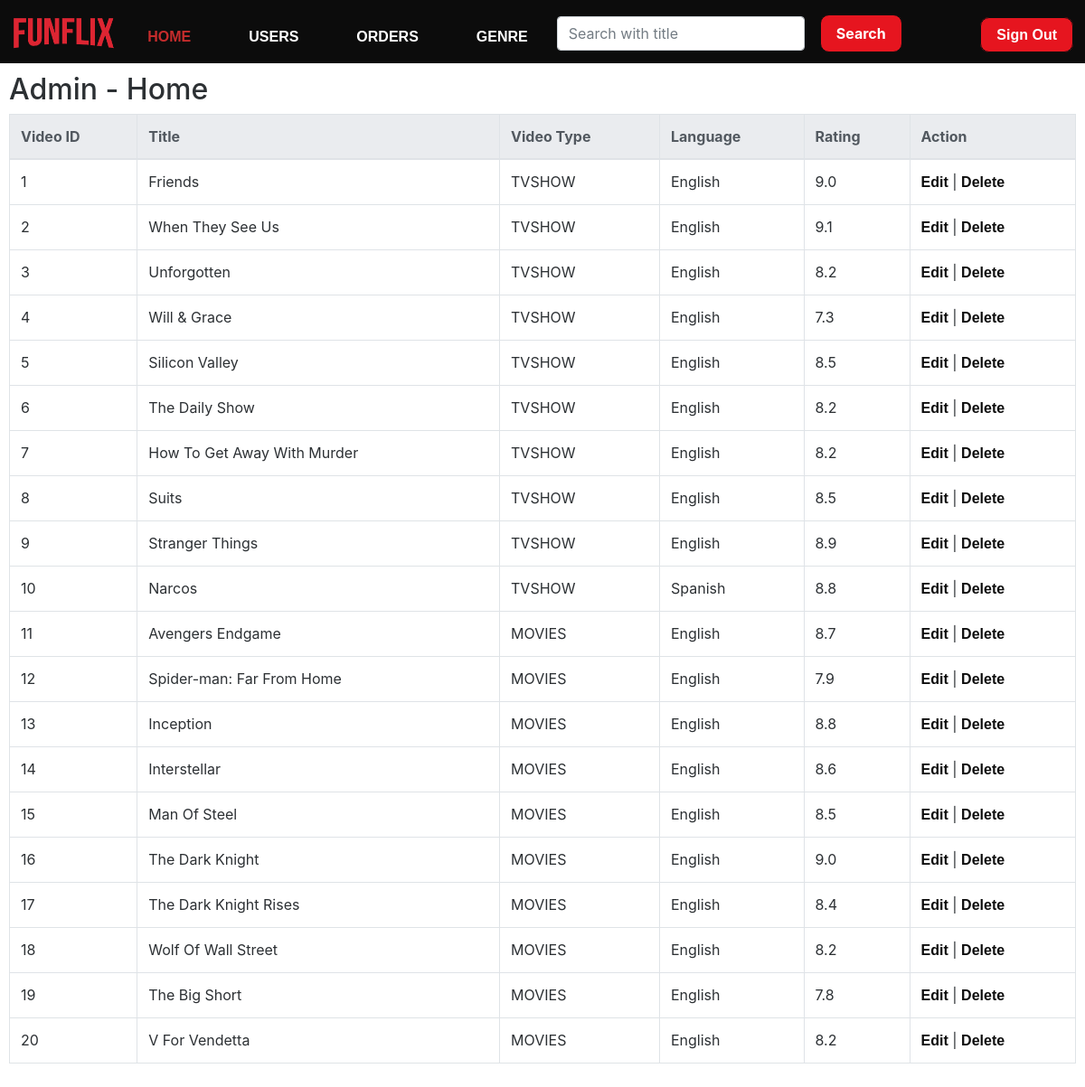
/admin/admin.php, run on the app's committed database.
### tables this page shows
CREATE TABLE IF NOT EXISTS `vid_collection` (
  `video_id` int(11) NOT NULL AUTO_INCREMENT,
  `title` varchar(255) DEFAULT NULL,
  `video_type` enum('TVSHOW','MOVIES') DEFAULT NULL,
  `language` varchar(255) DEFAULT NULL,
  `rating` decimal(3,1) DEFAULT NULL,
  `synopsis` varchar(255) DEFAULT NULL,
  `plot` varchar(255) DEFAULT NULL,
  `image` varchar(255) DEFAULT NULL,
  `length` int(4) DEFAULT NULL,
  `director` varchar(255) DEFAULT NULL,
  `num_of_season` int(11) DEFAULT NULL,
  `release_date` datetime DEFAULT NULL,
  `created_date` datetime NOT NULL DEFAULT CURRENT_TIMESTAMP,
  `updated_date` datetime DEFAULT NULL,
  PRIMARY KEY (`video_id`)
);

### classes/Models/Model.php (called while the page is built, shortened)
<?php
class Model
{
	protected static $dbh;
	public static function init(\PDO $dbh)
	{
		static::$dbh = $dbh;
	}
	public function all()
	{
		$query = "SELECT * FROM {$this->table}";
		$stmt = static::$dbh->prepare($query);
		$stmt->execute();
		return $stmt->fetchAll(\PDO::FETCH_ASSOC);
	}
}

### public/admin/admin.php (the view, shortened to what this page needs)
<?php
    $heading = "Admin - Home";
    $video = new Video();
    $list = $video->all();
?><!DOCTYPE html>
<html lang="en">
<head>
  <link rel="stylesheet" href="../css/desktop.css" />
  <link rel="stylesheet" href="https://maxcdn.bootstrapcdn.com/bootstrap/4.3.1/css/bootstrap.min.css" />
</head>
<body>
  <?php require '../../inc/admin_header.inc.php'; ?>
  <div id="container">
  <h2><?=$heading?></h2>
  <table class="table table-bordered table-hover">
    <thead class="thead-light">
    <tr>
      <th>Video ID</th>
      <th>Title</th>
      <th>Video Type</th>
      <th>Language</th>
      <th>Rating</th>
      <th>Action</th>
    </tr>
    </thead>
    <?php foreach ($list as $video): ?>
      <tr>
      <td><?= $video['video_id'] ?></td>
      <td><?= ucwords(strtolower(($video['title']))) ?></td>
      <td><?= $video['video_type'] ?></td>
      <td><?= ucwords(strtolower($video['language'])) ?></td>
      <td><?= $video['rating'] ?></td>
      <td><a href="edit.php?video_id=<?= $video['video_id'] ?>">Edit</a> | <a href="#">Delete</a></td>
      </tr>
    <?php endforeach ?>
  </table>
 </div>
</body>

### public/css/desktop.css (style rules this page uses)
body { background: radial-gradient(transparent, #000), url('../images/bckground_img1.jpg'); background-size: cover; min-height: 530px; opacity: 0.95; margin: 0; background-repeat: no-repeat; background-attachment: fixed; padding: 0; font-family: 'Josefin Sans', Arial, sans-serif; }
a { text-decoration: none; font-family: Arial,sans-serif; font-weight: 600; }

### data on the page
vid_collection: video_id "1", title "Friends", video_type "TVSHOW", language "English", rating "9.0"
vid_collection: video_id "2", title "When They See Us", video_type "TVSHOW", language "English", rating "9.1"
vid_collection: video_id "3", title "Unforgotten", video_type "TVSHOW", language "English", rating "8.2"
vid_collection: video_id "4", title "Will & Grace", video_type "TVSHOW", language "English", rating "7.3"
vid_collection: video_id "5", title "Silicon Valley", video_type "TVSHOW", language "English", rating "8.5"
vid_collection: video_id "6", title "The Daily Show", video_type "TVSHOW", language "English", rating "8.2"
vid_collection: video_id "7", title "How To Get Away With Murder", video_type "TVSHOW", language "English", rating "8.2"
vid_collection: video_id "8", title "Suits", video_type "TVSHOW", language "English", rating "8.5"
vid_collection: video_id "9", title "Stranger Things", video_type "TVSHOW", language "English", rating "8.9"
vid_collection: video_id "10", title "Narcos", video_type "TVSHOW", language "Spanish", rating "8.8"
vid_collection: video_id "11", title "Avengers Endgame", video_type "MOVIES", language "English", rating "8.7"
vid_collection: video_id "12", title "Spider-man: Far From Home", video_type "MOVIES", language "English", rating "7.9"
vid_collection: video_id "13", title "Inception", video_type "MOVIES", language "English", rating "8.8"
vid_collection: video_id "14", title "Interstellar", video_type "MOVIES", language "English", rating "8.6"
vid_collection: video_id "15", title "Man Of Steel", video_type "MOVIES", language "English", rating "8.5"
vid_collection: video_id "16", title "The Dark Knight", video_type "MOVIES", language "English", rating "9.0"
vid_collection: video_id "17", title "The Dark Knight Rises", video_type "MOVIES", language "English", rating "8.4"
vid_collection: video_id "18", title "Wolf Of Wall Street", video_type "MOVIES", language "English", rating "8.2"
vid_collection: video_id "19", title "The Big Short", video_type "MOVIES", language "English", rating "7.8"
vid_collection: video_id "20", title "V For Vendetta", video_type "MOVIES", language "English", rating "8.2"

### other printed values
$heading "Admin - Home"
